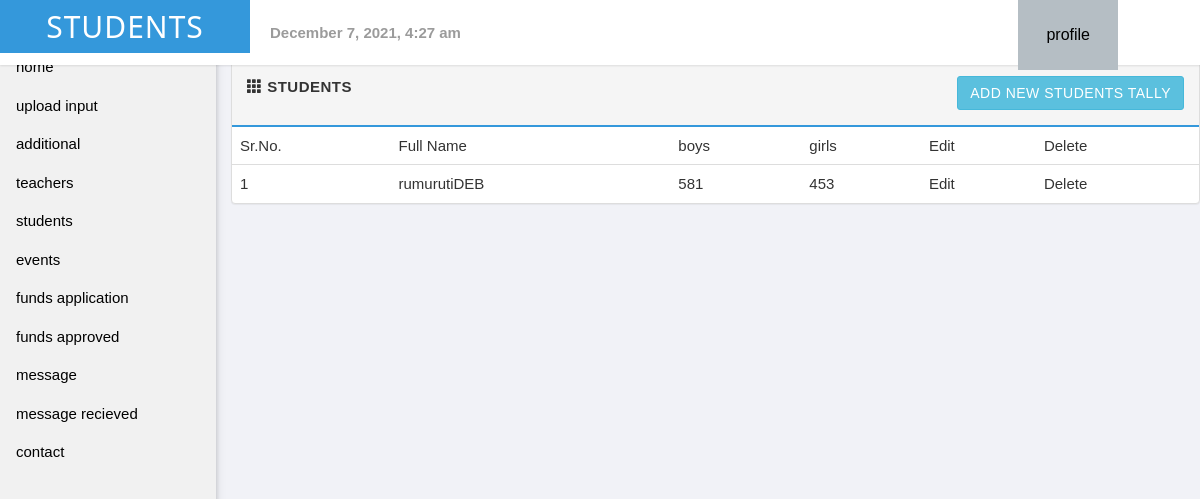
The page /students.php (signed in) on the database its author committed.
### tables this page shows
CREATE TABLE `students` (
  `id` int(11) NOT NULL,
  `username` varchar(255) NOT NULL,
  `boys` int(255) NOT NULL,
  `girls` int(255) NOT NULL
);

### students.php (the view, shortened to what this page needs)
<?php include('server.php'); ?>
<!DOCTYPE html>
<head>
    <link rel="stylesheet" href="https://maxcdn.bootstrapcdn.com/bootstrap/3.3.4/css/bootstrap.min.css" />
    <link rel="stylesheet" href="//cdnjs.cloudflare.com/ajax/libs/bootstrap-datepicker/1.3.0/css/datepicker3.min.css" />
    <link rel="stylesheet" href="css/main.css" />
    <link rel="stylesheet" href="css/sidenav.css" />
</head>
<body>
    <header id="header" style="font:serif;">
        <div class="logo pull-left">
            <h2>students</h2>
        </div>
        <div class="header-content">
            <div class="header-date pull-left">
                <strong><?php echo date("F j, Y, g:i a"); ?></strong>
            </div>
            <ul class="info-menu list-inline list-unstyled">
                    <?php if (isset($_SESSION['username'])) : ?>
                <ul class="info-menu list-inline pull-right" style="margin-right:4%;">
                    <li class="profile"><button onclick="myFunction()" class="dropbtn togle">profile</button>
                    </li>
                </ul>
                <?php endif ?>
            </ul>
        </div>
    </header>
    <?php if (isset($_SESSION['username'])) : ?>
        <?php include('sidenav.php'); ?>
        <div class="row" style=" margin-top:5%; margin-left:18%;">
            <div class="col-md-12">
                <div class="panel panel-default">
                    <div class="panel-heading clearfix">
                        <strong>
                            <span class="glyphicon glyphicon-th"></span>
                            <span>students</span>
                        </strong>
                        <a href="studenttally.php" class="btn btn-info pull-right"">Add New students tally</a>
                    </div>
                    <table class=" table table-dark table-hover">
                            <tr>
                                <td>Sr.No.</td>
                                <td>Full Name</td>
                                <td>boys</td>
                                <td>girls</td>
                                <td>Edit</td>
                                <td>Delete</td>
                            </tr>
                            <?php
                            $records = mysqli_query($db, "SELECT * FROM students WHERE username= '" . $_SESSION["username"] . "'");
                            while ($data = mysqli_fetch_array($records)) {
                            ?>
                                <tr>
                                    <td><?php echo $data['id']; ?></td>
                                    <td><?php echo $data['username']; ?></td>
                                    <td><?php echo $data['boys']; ?></td>
                                    <td><?php echo $data['girls']; ?></td>
                                    <td><a href="edit.php?id=<?php echo $data['id']; ?>">Edit</a></td>
                                    <td><a href="delete.php?id=<?php echo $data['id']; ?>">Delete</a></td>
                                </tr>
                            <?php
                            }
                            ?>
                            </table>
                    </div>
                </div>
            <?php endif ?>
</body>
</html>

### css/main.css (style rules this page uses)
body { font-family: 'Helvetica Neue', Helvetica, Arial, sans-serif; font-weight: 400; overflow-x: hidden; overflow-y: auto; background: #f1f2f7; height: 100%; width: 100%; }
a { color: #777; text-decoration: none; }
.panel-default>.panel-heading { background-color: #f5f5f5; border-bottom: 2px solid #3498DB; font-size: 15px; text-transform: uppercase; letter-spacing: .5px; padding: 15px; }
#header { position: fixed; z-index: 99; top: 0; left: 0; background-color: #fff; width: 100%; height: 65px; line-height: 65px; -moz-box-shadow: 0 1px 2px rgba(0, 0, 0, 0.1); -webkit-box-shadow: 0 1px 2px rgba(0, 0, 0, 0.1); box-shadow: 0 1px 2px rgba(0, 0, 0, 0.1); }
header>.logo { color: #fff; text-align: center; font-weight: 700; text-transform: uppercase; letter-spacing: 1px; display: inline-block; width: 250px; background-color: #3498DB; }
.header-date { color: #9b9b9b; margin-left: 20px; }
.info-menu { height: 60px; margin: 0; line-height: 60px; padding: 0 15px; }
.info-menu li.profile { position: relative; }
.btn { border-radius: 3px; -webkit-transition: all 300ms ease-in-out; -moz-transition: all 300ms ease-in-out; transition: all 300ms ease-in-out; }

### css/w33.css (style rules this page uses)
*, *:before, *:after { box-sizing: inherit }
body { margin: 0 }
article, aside, details, figcaption, figure, footer, header, main, menu, nav, section { display: block }
a { background-color: transparent }
b, strong { font-weight: bolder }
button, input, select, textarea, optgroup { font: inherit; margin: 0 }
button, input { overflow: visible }
button, select { text-transform: none }
button, [type=button], [type=reset], [type=submit] { -webkit-appearance: button }
html, body { font-family: Verdana, sans-serif; font-size: 15px; line-height: 1.5 }
h2 { font-size: 30px }
h1, h2, h3, h4, h5, h6 { font-family: "Segoe UI", Arial, sans-serif; font-weight: 400; margin: 10px 0 }
a { color: inherit }

### students.php (style rules this page uses)
.dropbtn { background-color: #B5BEC4; color: black; padding: 5px; font-size: 16px; border: none; cursor: pointer; width: 100px; margin-right: 0px; }

### rows shown on the page
students: id "1", username "rumurutiDEB", boys "581", girls "453"
